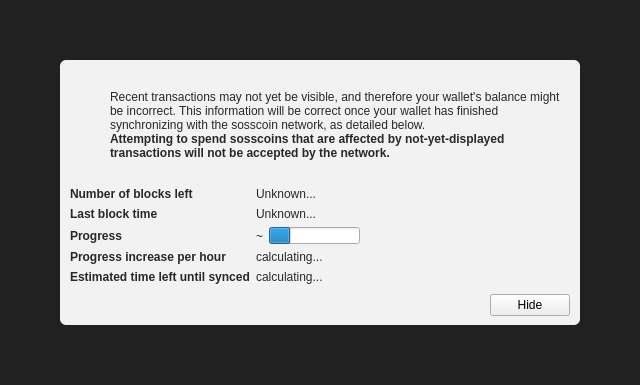
<?xml version="1.0" encoding="UTF-8"?>
<ui version="4.0">
 <class>ModalOverlay</class>
 <widget class="ModalOverlay" name="ModalOverlay">
  <property name="geometry">
   <rect>
    <x>0</x>
    <y>0</y>
    <width>640</width>
    <height>385</height>
   </rect>
  </property>
  <property name="windowTitle">
   <string>Form</string>
  </property>
  <layout class="QVBoxLayout" name="verticalLayout" stretch="0">
   <property name="sizeConstraint">
    <enum>QLayout::SetDefaultConstraint</enum>
   </property>
   <property name="leftMargin">
    <number>0</number>
   </property>
   <property name="topMargin">
    <number>0</number>
   </property>
   <property name="rightMargin">
    <number>0</number>
   </property>
   <property name="bottomMargin">
    <number>0</number>
   </property>
   <item>
    <widget class="QWidget" name="bgWidget" native="true">
     <property name="styleSheet">
      <string notr="true">#bgWidget { background: rgba(0,0,0,220); }</string>
     </property>
     <layout class="QVBoxLayout" name="verticalLayoutMain" stretch="1">
      <property name="leftMargin">
       <number>60</number>
      </property>
      <property name="topMargin">
       <number>60</number>
      </property>
      <property name="rightMargin">
       <number>60</number>
      </property>
      <property name="bottomMargin">
       <number>60</number>
      </property>
      <item>
       <widget class="QWidget" name="contentWidget" native="true">
        <property name="styleSheet">
         <string notr="true">#contentWidget { background: rgba(255,255,255,240); border-radius: 6px; }

QLabel { color: rgb(40,40,40);  }</string>
        </property>
        <layout class="QVBoxLayout" name="verticalLayoutSub" stretch="1,0,0,0">
         <property name="spacing">
          <number>0</number>
         </property>
         <property name="leftMargin">
          <number>10</number>
         </property>
         <property name="topMargin">
          <number>10</number>
         </property>
         <property name="rightMargin">
          <number>10</number>
         </property>
         <property name="bottomMargin">
          <number>10</number>
         </property>
         <item>
          <layout class="QHBoxLayout" name="horizontalLayoutIconText" stretch="0,1">
           <property name="topMargin">
            <number>20</number>
           </property>
           <item>
            <layout class="QVBoxLayout" name="verticalLayoutIcon">
             <property name="leftMargin">
              <number>0</number>
             </property>
             <item>
              <widget class="QPushButton" name="warningIcon">
               <property name="enabled">
                <bool>false</bool>
               </property>
               <property name="text">
                <string/>
               </property>
               <property name="icon">
                <iconset>
                 <normaloff>:/icons/warning</normaloff>
                 <disabledoff>:/icons/warning</disabledoff>:/icons/warning</iconset>
               </property>
               <property name="iconSize">
                <size>
                 <width>48</width>
                 <height>48</height>
                </size>
               </property>
               <property name="flat">
                <bool>true</bool>
               </property>
              </widget>
             </item>
             <item>
              <spacer name="verticalSpacerWarningIcon">
               <property name="orientation">
                <enum>Qt::Vertical</enum>
               </property>
               <property name="sizeHint" stdset="0">
                <size>
                 <width>20</width>
                 <height>40</height>
                </size>
               </property>
              </spacer>
             </item>
            </layout>
           </item>
           <item>
            <layout class="QVBoxLayout" name="verticalLayoutInfoText">
             <property name="leftMargin">
              <number>0</number>
             </property>
             <property name="topMargin">
              <number>0</number>
             </property>
             <item>
              <widget class="QLabel" name="infoText">
               <property name="text">
                <string>Recent transactions may not yet be visible, and therefore your wallet's balance might be incorrect. This information will be correct once your wallet has finished synchronizing with the sosscoin network, as detailed below.</string>
               </property>
               <property name="textFormat">
                <enum>Qt::RichText</enum>
               </property>
               <property name="wordWrap">
                <bool>true</bool>
               </property>
              </widget>
             </item>
             <item>
              <widget class="QLabel" name="infoTextStrong">
               <property name="font">
                <font>
                 <weight>75</weight>
                 <bold>true</bold>
                </font>
               </property>
               <property name="text">
                <string>Attempting to spend sosscoins that are affected by not-yet-displayed transactions will not be accepted by the network.</string>
               </property>
               <property name="textFormat">
                <enum>Qt::RichText</enum>
               </property>
               <property name="wordWrap">
                <bool>true</bool>
               </property>
              </widget>
             </item>
             <item>
              <spacer name="verticalSpacerInTextSpace">
               <property name="orientation">
                <enum>Qt::Vertical</enum>
               </property>
               <property name="sizeHint" stdset="0">
                <size>
                 <width>20</width>
                 <height>40</height>
                </size>
               </property>
              </spacer>
             </item>
            </layout>
           </item>
          </layout>
         </item>
         <item>
          <spacer name="verticalSpacerAfterText">
           <property name="orientation">
            <enum>Qt::Vertical</enum>
           </property>
           <property name="sizeHint" stdset="0">
            <size>
             <width>20</width>
             <height>40</height>
            </size>
           </property>
          </spacer>
         </item>
         <item>
          <layout class="QFormLayout" name="formLayout">
           <property name="fieldGrowthPolicy">
            <enum>QFormLayout::FieldsStayAtSizeHint</enum>
           </property>
           <property name="horizontalSpacing">
            <number>6</number>
           </property>
           <property name="verticalSpacing">
            <number>6</number>
           </property>
           <property name="topMargin">
            <number>10</number>
           </property>
           <item row="0" column="0">
            <widget class="QLabel" name="labelNumberOfBlocksLeft">
             <property name="font">
              <font>
               <weight>75</weight>
               <bold>true</bold>
              </font>
             </property>
             <property name="text">
              <string>Number of blocks left</string>
             </property>
            </widget>
           </item>
           <item row="0" column="1">
            <widget class="QLabel" name="numberOfBlocksLeft">
             <property name="text">
              <string>Unknown...</string>
             </property>
            </widget>
           </item>
           <item row="1" column="0">
            <widget class="QLabel" name="labelLastBlockTime">
             <property name="font">
              <font>
               <weight>75</weight>
               <bold>true</bold>
              </font>
             </property>
             <property name="text">
              <string>Last block time</string>
             </property>
            </widget>
           </item>
           <item row="1" column="1">
            <widget class="QLabel" name="newestBlockDate">
             <property name="sizePolicy">
              <sizepolicy hsizetype="Maximum" vsizetype="Preferred">
               <horstretch>0</horstretch>
               <verstretch>0</verstretch>
              </sizepolicy>
             </property>
             <property name="text">
              <string>Unknown...</string>
             </property>
            </widget>
           </item>
           <item row="2" column="0">
            <widget class="QLabel" name="labelSyncDone">
             <property name="font">
              <font>
               <weight>75</weight>
               <bold>true</bold>
              </font>
             </property>
             <property name="text">
              <string>Progress</string>
             </property>
            </widget>
           </item>
           <item row="2" column="1">
            <layout class="QHBoxLayout" name="horizontalLayoutSync" stretch="0,1">
             <item>
              <widget class="QLabel" name="percentageProgress">
               <property name="text">
                <string notr="true">~</string>
               </property>
              </widget>
             </item>
             <item>
              <widget class="QProgressBar" name="progressBar">
               <property name="value">
                <number>24</number>
               </property>
               <property name="format">
                <string/>
               </property>
              </widget>
             </item>
            </layout>
           </item>
           <item row="4" column="0">
            <widget class="QLabel" name="labelProgressIncrease">
             <property name="font">
              <font>
               <weight>75</weight>
               <bold>true</bold>
              </font>
             </property>
             <property name="text">
              <string>Progress increase per hour</string>
             </property>
            </widget>
           </item>
           <item row="4" column="1">
            <widget class="QLabel" name="progressIncreasePerH">
             <property name="text">
              <string>calculating...</string>
             </property>
            </widget>
           </item>
           <item row="5" column="0">
            <widget class="QLabel" name="labelEstimatedTimeLeft">
             <property name="font">
              <font>
               <weight>75</weight>
               <bold>true</bold>
              </font>
             </property>
             <property name="text">
              <string>Estimated time left until synced</string>
             </property>
            </widget>
           </item>
           <item row="5" column="1">
            <widget class="QLabel" name="expectedTimeLeft">
             <property name="text">
              <string>calculating...</string>
             </property>
            </widget>
           </item>
          </layout>
         </item>
         <item>
          <layout class="QHBoxLayout" name="horizontalLayoutButtons">
           <property name="leftMargin">
            <number>10</number>
           </property>
           <property name="topMargin">
            <number>10</number>
           </property>
           <item>
            <spacer name="horizontalSpacer">
             <property name="orientation">
              <enum>Qt::Horizontal</enum>
             </property>
             <property name="sizeHint" stdset="0">
              <size>
               <width>40</width>
               <height>20</height>
              </size>
             </property>
            </spacer>
           </item>
           <item>
            <widget class="QPushButton" name="closeButton">
             <property name="text">
              <string>Hide</string>
             </property>
            </widget>
           </item>
          </layout>
         </item>
        </layout>
       </widget>
      </item>
     </layout>
    </widget>
   </item>
  </layout>
 </widget>
 <customwidgets>
  <customwidget>
   <class>ModalOverlay</class>
   <extends>QWidget</extends>
   <header>modaloverlay.h</header>
   <container>1</container>
  </customwidget>
 </customwidgets>
 <resources/>
 <connections/>
</ui>
